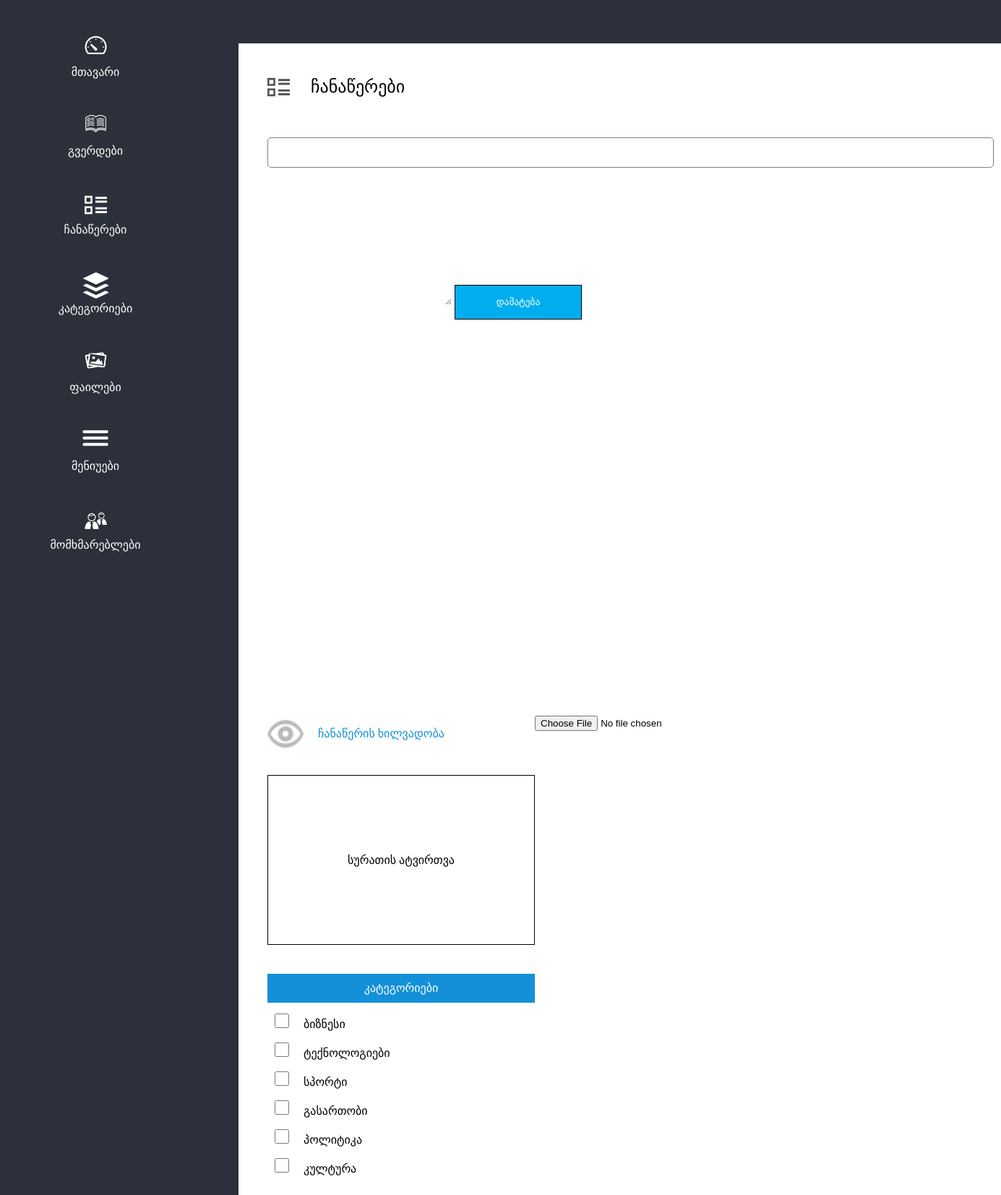
Screenshot of /admin/record.php?process=insert with the database file from the repository.
### tables this page shows
CREATE TABLE IF NOT EXISTS `categories` (
  `id` int(11) NOT NULL AUTO_INCREMENT,
  `category` varchar(255) NOT NULL,
  `category_ka` varchar(255) NOT NULL,
  PRIMARY KEY (`id`)
);

### admin/record.php (the view, shortened to what this page needs)
<?php require_once("includes/header.php"); ?>
<div class="records-top">
	<h2 class="records-title">ჩანაწერები</h2>
</div>
<?php
	if($_GET["process"]=="edit"){
		$rec_q = mysql_query("SELECT * FROM news WHERE id={$_GET['record_id']}");
		$rec = mysql_fetch_assoc($rec_q);
		$text = $rec["text"];
		$title = $rec["title"];
		if(isset($_POST["submit"])){
			$visib = isset($_POST['visib'])?1:0;
			if(!mysql_query("UPDATE news SET text='".$_POST['text']."',title='".$_POST['title']."',visibility=".$visib." WHERE id=".$_GET["record_id"])){
				 echo mysql_error();
			}
			mysql_query("DELETE FROM news_cat WHERE news_id=".$_GET["record_id"]);
			foreach ($_POST['cat'] as $key => $value) {
				mysql_query("INSERT INTO news_cat (news_id,category_id) VALUES ('".$_GET["record_id"]."','".$value."')");
			}
			header("Refresh: 0");
		}
	}elseif($_GET["process"]=="insert"){
		$text = "";
		$title = "";
	}
	else{
		$text = "";
		$title = "";
		mysql_query("UPDATE news SET trash='1' WHERE id={$_GET['record_id']}");
		header("refresh: 0; url=records.php");
	}
?>
	<form  class="add-record"  method="POST">
		<div class="add-record-left">
			<input type="text" name="title" value="<?php echo $title; ?>">
			<textarea name="text" id="" cols="30" rows="10"><?php echo $text; ?></textarea>
			<input type="submit" value="დამატება" name="submit">
		</div>
		<div class="add-record-right">
			<div class="chk-cont">
				<div onclick="chk()" class="chk-style" id="style"></div>
			</div>
			<div class="chk-label">
				ჩანაწერის ხილვადობა
			</div>
			<div onclick="file_select()" class="img-up" style="background-color: <?php  ?>; ;">
				სურათის ატვირთვა
			</div>
			<div class="record-cats">
				კატეგორიები
			</div>
			<ul class="cats">
			<?php
				$cat_q = mysql_query("SELECT * FROM categories");
				while($cat = mysql_fetch_assoc($cat_q)){
					?>
						<li>
							<input type="checkbox" name="cat[]" value="<?php echo $cat['id']; ?>"><label for="chk"><?php echo $cat["category_ka"]; ?></label>
						</li>
					<?php
				}
			?>
			</ul>
		</div>
	</form>
	<form id="record" action="img_upload.php" method="POST" enctype="multipart/form-data">
		<input type="file" name="rec_img" id="file">
	</form>
<?php require_once("includes/footer.php"); ?>

### admin/css/style.css (style rules this page uses)
* { margin: 0; padding: 0; text-decoration: none; list-style-type: none; border: none; outline: none; }
body { padding-left: 330px; }
.records-top { width: 80%; margin-left: 40px; margin-top: 40px; }
.records-title { font-weight: normal; padding-left: 60px; height: 40px; line-height: 40px; background: url("../img/chanawerebi_black.png") no-repeat 0 center; }
.records-title { float: left; }
.add-record { margin-top: 50px; }
.add-record-left,.add-record-right { float: left; height: 800px; }
.add-record-left { margin-left: 40px; width: 1005px; }
.add-record-right { margin-left: 40px; width: 370px; }
.add-record input { display: inline-block; }
.add-record input[type="text"] { font-size: 18px; border-radius: 5px; border: 1px solid gray; width: calc(100% - 12px); margin-bottom: 40px; height: 30px; padding: 5px; }
.add-record input[type="submit"] { width: 176px; height: 48px; border: 1px solid black; background: #00aeef; color: white; margin-top: 40px; }
.chk-cont { float: left; position: relative; width: 50px; height: 50px; overflow: hidden; }
.chk-style { position: absolute; width: 50px; height: 50px; background: url("../img/non_visible.png"); background-repeat: no-repeat; background-size: 50px 50px; }
.chk-label { float: left; color: #1390d8; height: 50px; line-height: 50px; text-align: center; margin-left: 20px; }
.img-up { margin-top: 32px; height: 233px; width: 368px; line-height: 233px; border: 1px solid black; text-align: center; cursor: pointer; }
.record-cats { margin-top: 40px; width: 100%; text-align: center; height: 40px; line-height: 40px; background-color: #1390d8; color: white; }
.cats { margin-left: 10px; }
.cats li { margin-top: 15px; }
.cats li input { width: 20px; height: 20px; }
.cats li label { margin-left: 20px; display: inline-block; line-height: 20px; }

### rows the page displays
categories: category_ka "ბიზნესი"
categories: category_ka "ტექნოლოგიები"
categories: category_ka "სპორტი"
categories: category_ka "გასართობი"
categories: category_ka "პოლიტიკა"
categories: category_ka "კულტურა"
